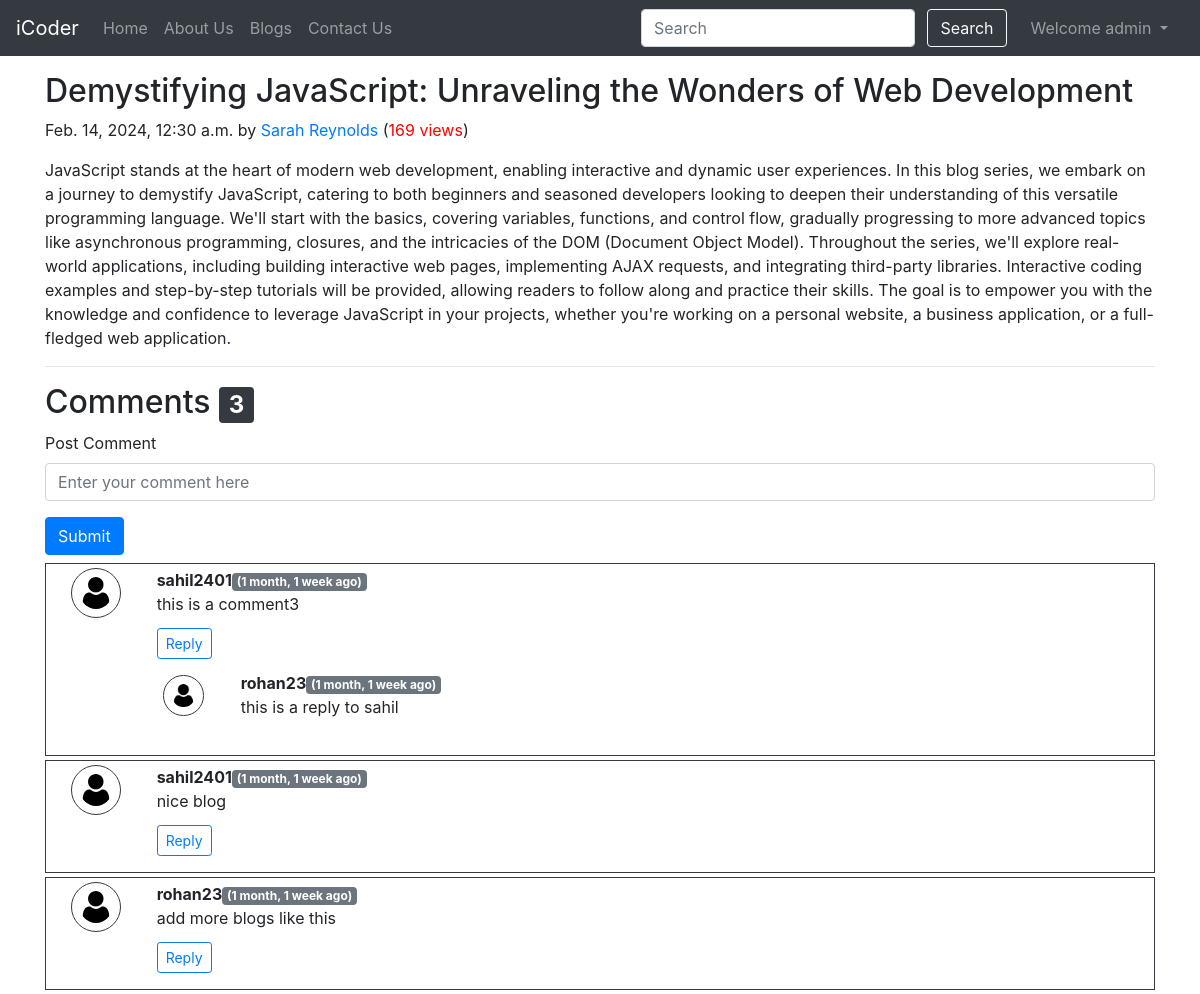
/blogs/javascript (signed in), run on the app's committed database.
### blog/models.py (models this page shows, shortened)
class Post(models.Model):
    sno = models.AutoField(primary_key=True)
    title = models.CharField(max_length=250)
    author = models.CharField(max_length=100)
    content = models.TextField()
    slug = models.CharField(max_length=100)
    views = models.IntegerField(default=20)
    timeStamp = models.DateTimeField(blank=True)

class BlogComment(models.Model):
    sno = models.AutoField(primary_key=True)
    comment = models.TextField()
    user = models.ForeignKey(User,on_delete=models.CASCADE)
    post = models.ForeignKey(Post,on_delete=models.CASCADE)
    parent = models.ForeignKey('self',on_delete=models.CASCADE,null=True)
    timeStamp = models.DateTimeField(default=now)
    def __str__(self):
        return self.comment[0:15] + "..." + " by " + self.user.username

### blog/views.py (the view)
# urls.py: path('<str:slug>',views.blogPost,name='blogPost'),
def blogPost(request,slug):
    post = Post.objects.filter(slug=slug).first()
    post.views = post.views + 1
    post.save()
    comments = BlogComment.objects.filter(post=post,parent=None)
    replies = BlogComment.objects.filter(post=post).exclude(parent=None)
    repDict = {}
    for reply in replies:
        if reply.parent.sno not in repDict.keys():
            repDict[reply.parent.sno] = [reply]
        else:
            repDict[reply.parent.sno].append(reply)
    print(repDict)
    context = {'post':post,'comments':comments,'user':request.user,'replyDict':repDict}
    return render(request,'blog/blogPost.html',context)

### blog/templatetags/extras.py (called while the page is built)
@register.filter(name='get_val')
def get_val(dict,key):
    return dict.get(key)

### templates/blog/blogPost.html (shortened to what this page needs)
{% extends "base.html" %}
{% block body %}
{% load humanize %}
{% load extras %}
<div class="container my-3">
    <h2 class="blog-post-title">{{post.title}}</h2>
    <p class="blog-post-meta">{{post.timeStamp}} by <a href="/about">{{post.author}}</a> (<span style="color: red;">{{post.views}} views</span>)</p>
    <p>{{post.content|safe}}</p>
    <hr>
</div>
<div class="container">
    <h2>Comments <span class="badge badge-dark">{{comments.count}}</span></h2>
    <div class="my-2">
        {% if user.is_authenticated %}
        <form action="/blogs/postComment" method="post"> {% csrf_token %}
            <div class="form-group">
                <label for="comment">Post Comment</label>
                <input type="text" class="form-control" name="comment" id="comment"
                    placeholder="Enter your comment here">
            </div>
            <button type="submit" class="btn btn-primary">Submit</button>
        </form>
        {% else %}
        <p><b>Please Login to post the comment</b></p>
        {% endif %}
    </div>
    {% for comment in comments %}
    <div class="row my-1 mx-0 border border-dark p-1">
        <div class="col-md-1">
            <img class="rounded mx-auto d-block p-2 border border-dark rounded-circle " style=" width: 50px;"
                src="/static/img/user.png" alt="">
        </div>
        <div class="col-md-11 ">
            <b>{{comment.user.username}}</b><span class="badge badge-secondary">({{comment.timeStamp |naturaltime}})</span>
            <div>{{comment.comment}}</div>
            <div class="reply mx-0 mt-2">
                {% if user.is_authenticated %}
                <button class="btn btn-sm btn-outline-primary my-1" type="button" data-toggle="collapse"
                    data-target="#replyBox{{comment.sno}}" aria-expanded="false" aria-controls="collapseExample">
                    Reply
                </button>
                {% else %}
                <button class="btn btn-sm btn-outline-primary my-1" type="button" data-toggle="collapse"
                    data-target="#replyBox{{comment.sno}}" aria-expanded="false" aria-controls="collapseExample"
                    disabled>
                    Login to Reply
                </button>
                {% endif %}
                <div class="replies my-2">
                    {% for reply in replyDict|get_val:comment.sno %}
                    <div class="row my-2">
                        <div class="col-md-1">
                            <img class="rounded mx-auto d-block p-2 border border-dark rounded-circle  w-75 my-1"
                                style=" width: 50px;" src="/static/img/user.png" alt="">
                        </div>
                        <div class="col-md-11">
                            <b>{{reply.user.username}}</b><span class="badge badge-secondary">({{reply.timeStamp | naturaltime}})</span>
                            <div>{{reply.comment}}</div>
                            <br>
                        </div>
                    </div>
                    {% endfor %}
                </div>
            </div>
        </div>
    </div>
    {% endfor %}
</div>
{% endblock body %}

### templates/base.html (shortened to what this page needs)
<!doctype html>
<html lang="en">
<head>
  <link rel="stylesheet" href="https://cdn.jsdelivr.net/npm/bootstrap@4.6.2/dist/css/bootstrap.min.css"
>
</head>
<body>
  <nav class="navbar navbar-expand-lg navbar-dark bg-dark">
    <a class="navbar-brand" href="/">iCoder</a>
    <div class="collapse navbar-collapse" id="navbarSupportedContent">
      <ul class="navbar-nav mr-auto">
        <li class="nav-item {% block homeactive %}{% endblock homeactive %}">
          <a class="nav-link" href="/">Home <span class="sr-only">(current)</span></a>
        </li>
        <li class="nav-item {% block aboutactive %}{% endblock aboutactive %}">
          <a class="nav-link" href="/about">About Us</a>
        </li>
        <li class="nav-item {% block blogactive %}{% endblock blogactive %}">
          <a class="nav-link" href="/blogs">Blogs</a>
        </li>
        <li class="nav-item {% block contactactive %}{% endblock contactactive %}">
          <a class="nav-link" href="/contact">Contact Us</a>
        </li>
      </ul>
      <div class="ml-auto form-inline ">
      <form method="get" action="/search" class="my-2 my-lg-0">
        <input class="form-control mr-sm-2" type="search" placeholder="Search" aria-label="Search" name="query"
          id="query">
        <button class="btn btn-outline-light my-2 my-sm-0 mr-3" type="submit">Search</button>
      </form>
      {% if user.is_authenticated %}
      <ul class="navbar-nav mr-2">
        <li class="nav-item dropdown">
          <a class="nav-link dropdown-toggle" href="#" role="button" data-toggle="dropdown" aria-expanded="false">
           Welcome {{request.user}}
          </a>
        </li>
      </ul>
      {% endif %}
  </nav>
  {% block body %}{% endblock body %}
</body>
</html>

### data on the page
Post: title "Demystifying JavaScript: Unraveling the Wonders of Web Development", timeStamp "Feb. 14, 2024, 12:30 a.m.", author "Sarah Reynolds", views "169", content "JavaScript stands at the heart of modern web development, enabling interactive and dynamic user experiences. In this blog series, we embark on a journey to demystify JavaScript, catering to both beginners and seasoned developers looking to deepen their understanding of this versatile programming language. We'll start with the basics, covering variables, functions, and control flow, gradually progressing to more advanced topics like asynchronous programming, closures, and the intricacies of the DOM (Document Object Model). Throughout the series, we'll explore real-world applications, including building interactive web pages, implementing AJAX requests, and integrating third-party libraries.…"
BlogComment: user.username "sahil2401", timeStamp "1 month, 1 week ago", comment "this is a comment3"
BlogComment: user.username "rohan23", timeStamp "1 month, 1 week ago", comment "this is a reply to sahil"
BlogComment: user.username "sahil2401", timeStamp "1 month, 1 week ago", comment "nice blog"
BlogComment: user.username "rohan23", timeStamp "1 month, 1 week ago", comment "add more blogs like this"

### other printed values
{{ request.user }} "admin"
{{ comments.count }} "3"
